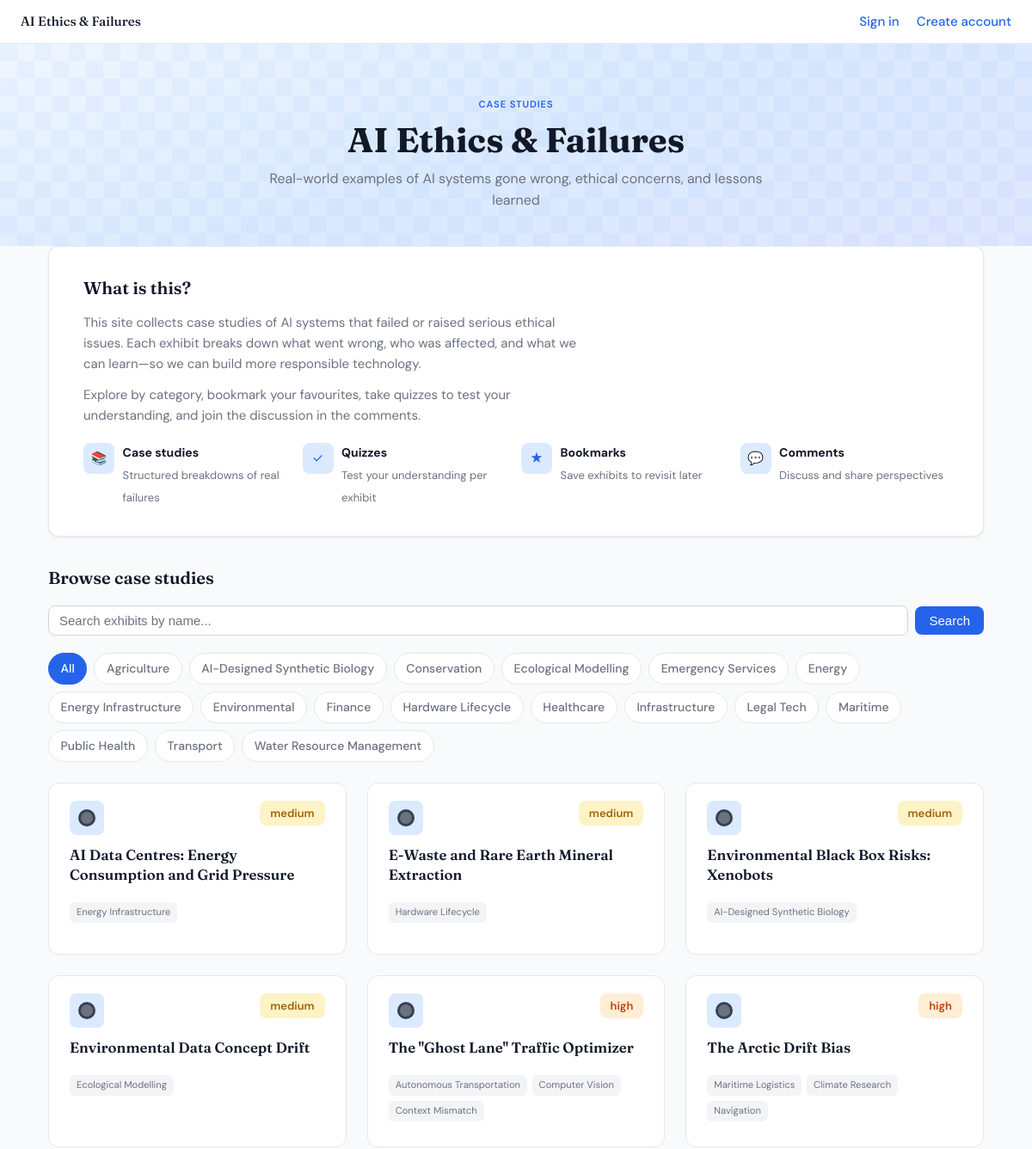
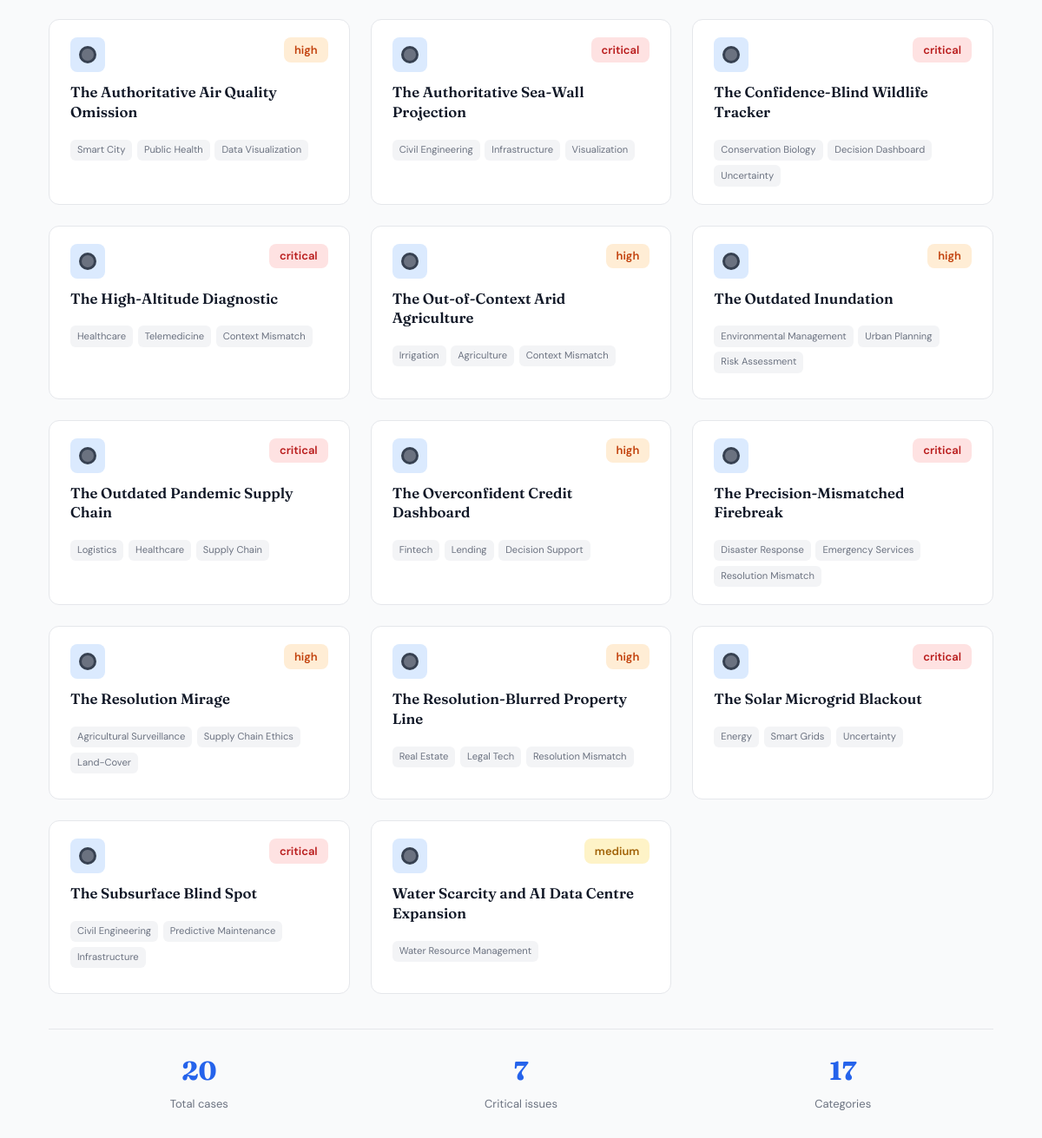
The page / on the database its author committed (2 pictures, top to bottom).
### exhibits/models.py (models this page shows, shortened)
class Exhibit(models.Model):
    title = models.CharField(max_length=200)
    domain = models.CharField(max_length=100)
    deployment_context = models.TextField()
    intended_use = models.TextField()
    system_type = models.CharField(max_length=100)
    inputs_and_assumptions = models.TextField()
    outputs_presented = models.TextField()
    failure_description = models.TextField()
    detection_method = models.TextField()
    affected_parties = models.TextField()
    contributing_factors = models.TextField()
    lessons_learned = models.TextField()
    image = models.ImageField(upload_to='exhibits/images/', blank=True, null=True, help_text="Image representing this exhibit")
    image_reference = models.CharField(max_length=200, blank=True, null=True, help_text="Reference/attribution for the image")
    supporting_artefacts = models.JSONField(default=list, blank=True, help_text="List of supporting artefact links")
    data_issues = models.TextField(blank=True, help_text="Data-related issues that contributed to the failure")
    technical_choices = models.TextField(blank=True, help_text="Technical choices that contributed to the failure")
    organizational_factors = models.TextField(blank=True, help_text="Organizational and governance factors")
    timeline = models.TextField(blank=True, help_text="Timeline of failure and aftermath")
    created_at = models.DateTimeField(auto_now_add=True)

### exhibits/views.py (the view, shortened to what this page needs)
# urls.py: 2. Add a URL to urlpatterns:  path('', views.home, name='home')
def home(request):
    exhibits = list(Exhibit.objects.all().order_by("title"))
    selected_category = (request.GET.get("category") or "all").strip()
    search_query = (request.GET.get("q") or "").strip()
    user_scores_by_exhibit_id = {}
    bookmarked_exhibit_ids = set()
    if request.user.is_authenticated:
        user_scores = QuizScore.objects.filter(user=request.user)
        user_scores_by_exhibit_id = {qs.exhibit_id: qs for qs in user_scores}
        bookmarked_exhibit_ids = set(
            Bookmark.objects.filter(user=request.user).values_list("exhibit_id", flat=True)
        )
    for ex in exhibits:
        meta = EXHIBIT_MENU_META.get(ex.title)
        if meta:
            ex.menu_category = meta["category"]
            ex.menu_severity = meta["severity"]
            ex.menu_categories = meta["categories"]
        else:
            ex.menu_category = ex.domain or "Other"
            ex.menu_severity = "medium"
            ex.menu_categories = [ex.domain] if ex.domain else []
        quiz_score = user_scores_by_exhibit_id.get(ex.id)
        ex.user_quiz_score = None
        ex.user_quiz_badge = None
        ex.user_quiz_badge_level = None
        ex.user_quiz_dot_level = "none"  # for score dot: none | bronze | silver | gold
        ex.is_bookmarked = ex.id in bookmarked_exhibit_ids
    base_categories = sorted({ex.menu_category for ex in exhibits if ex.menu_category}, key=str.lower)
    categories = ["all"]
    if request.user.is_authenticated and bookmarked_exhibit_ids:
        categories.append("bookmarks")
    categories.extend(base_categories)
    total_count = len(exhibits)
    critical_count = sum(1 for ex in exhibits if ex.menu_severity == "critical")
    category_count = len(categories) - 1  # exclude 'all'
    if selected_category == "bookmarks" and request.user.is_authenticated:
        exhibits = [ex for ex in exhibits if ex.id in bookmarked_exhibit_ids]
    elif selected_category != "all":
        exhibits = [ex for ex in exhibits if ex.menu_category == selected_category]
    if search_query:
        q_lower = search_query.lower()
        exhibits = [ex for ex in exhibits if q_lower in (ex.title or "").lower()]
    return render(request, "exhibits/home.html", {
        "exhibits": exhibits,
        "categories": categories,
        "selected_category": selected_category,
        "total_count": total_count,
        "critical_count": critical_count,
        "category_count": category_count,
        "search_query": search_query,
    })

### exhibits/context_processors.py (called while the page is built)
def user_profile(request):
    if request.user.is_authenticated:
        from .models import UserProfile
        profile, _ = UserProfile.objects.get_or_create(user=request.user, defaults={"access_level": "user"})
        return {"user_profile": profile}
    return {"user_profile": None}

### exhibits/templates/exhibits/home.html (shortened to what this page needs)
{% extends "exhibits/base.html" %}
{% block content %}
    <header class="hero">
        <div class="hero-bg" aria-hidden="true"></div>
        <div class="hero-content">
            <span class="hero-badge">Case studies</span>
            <h1>AI Ethics &amp; Failures</h1>
            <p>Real-world examples of AI systems gone wrong, ethical concerns, and lessons learned</p>
        </div>
    </header>
    <div class="wrap">
        <section class="about-section" aria-labelledby="about-heading">
            <div class="about-card">
                <h2 id="about-heading">What is this?</h2>
                <p>This site collects case studies of AI systems that failed or raised serious ethical issues. Each exhibit breaks down what went wrong, who was affected, and what we can learn—so we can build more responsible technology.</p>
                <p>Explore by category, bookmark your favourites, take quizzes to test your understanding, and join the discussion in the comments.</p>
                <div class="about-features">
                    <div class="about-feature">
                        <div class="about-feature-icon">📚</div>
                        <div>
                            <strong>Case studies</strong>
                            <span>Structured breakdowns of real failures</span>
                        </div>
                    </div>
                    <div class="about-feature">
                        <div class="about-feature-icon">✓</div>
                        <div>
                            <strong>Quizzes</strong>
                            <span>Test your understanding per exhibit</span>
                        </div>
                    </div>
                    <div class="about-feature">
                        <div class="about-feature-icon">★</div>
                        <div>
                            <strong>Bookmarks</strong>
                            <span>Save exhibits to revisit later</span>
                        </div>
                    </div>
                    <div class="about-feature">
                        <div class="about-feature-icon">💬</div>
                        <div>
                            <strong>Comments</strong>
                            <span>Discuss and share perspectives</span>
                        </div>
                    </div>
                </div>
            </div>
        </section>
        <section aria-labelledby="browse-heading">
            <h2 id="browse-heading" class="section-title">Browse case studies</h2>
            <div class="search-wrap">
                <form method="get" class="search-form">
                    <input
                        type="text"
                        name="q"
                        value="{{ search_query }}"
                        placeholder="Search exhibits by name..."
                        aria-label="Search exhibits"
                    />
                    <button type="submit">Search</button>
                </form>
            </div>
            <nav class="tabs" role="tablist" aria-label="Filter by category">
                {% for cat in categories %}
                    <a href="?category={{ cat|urlencode }}{% if search_query %}&amp;q={{ search_query|urlencode }}{% endif %}"
                       class="{% if selected_category == cat %}active{% endif %}"
                       role="tab">
                        {% if cat == "all" %}All
                        {% elif cat == "bookmarks" %}★ Bookmarks
                        {% else %}{{ cat }}{% endif %}
                    </a>
                {% endfor %}
            </nav>
            <div class="grid">
                {% for exhibit in exhibits %}
                    <a href="{% url 'exhibits:detail' exhibit.id %}" class="card">
                        <div class="card-header">
                            <div class="card-top">
                                <div class="card-top-left">
                                    <div class="card-icon" aria-hidden="true">
                                        <span class="exhibit-dot exhibit-dot-{{ exhibit.user_quiz_dot_level }}" aria-hidden="true"></span>
                                    </div>
                                </div>
                                <div class="card-top-right">
                                    <span class="badge badge-{{ exhibit.menu_severity }}">{{ exhibit.menu_severity }}</span>
                                </div>
                            </div>
                            <h3 class="card-title">{{ exhibit.title }}</h3>
                            <div class="card-tags">
                                {% for tag in exhibit.menu_categories %}
                                    <span class="tag">{{ tag }}</span>
                                {% endfor %}
                            </div>
                        </div>
                    </a>
                {% empty %}
                    <div class="empty">
                        <p>No case studies match this filter. Try another category or search.</p>
                    </div>
                {% endfor %}
            </div>
        </section>
        <div class="footer-stats">
            <div class="footer-grid">
                <div class="footer-stat">
                    <div class="num">{{ total_count }}</div>
                    <div class="label">Total cases</div>
                </div>
                <div class="footer-stat">
                    <div class="num">{{ critical_count }}</div>
                    <div class="label">Critical issues</div>
                </div>
                <div class="footer-stat">
                    <div class="num">{{ category_count }}</div>
                    <div class="label">Categories</div>
                </div>
            </div>
        </div>
    </div>
{% endblock %}

### rows shown on the page
Exhibit: categories "AI-Designed Synthetic Biology", menu_severity "medium", title "Environmental Black Box Risks: Xenobots", menu_categories "AI-Designed Synthetic Biology"
Exhibit: categories "Ecological Modelling", menu_severity "medium", title "Environmental Data Concept Drift", menu_categories "Ecological Modelling"
Exhibit: categories "Energy Infrastructure", menu_severity "medium", title "AI Data Centres: Energy Consumption and Grid Pressure", menu_categories "Energy Infrastructure"
Exhibit: categories "Hardware Lifecycle", menu_severity "medium", title "E-Waste and Rare Earth Mineral Extraction", menu_categories "Hardware Lifecycle"
Exhibit: categories "Water Resource Management", menu_severity "medium", title "Water Scarcity and AI Data Centre Expansion", menu_categories "Water Resource Management"
Exhibit: menu_severity "high", title "The \"Ghost Lane\" Traffic Optimizer", menu_categories "Autonomous Transportation" "Computer Vision" "Context Mismatch"
Exhibit: menu_severity "high", title "The Arctic Drift Bias", menu_categories "Maritime Logistics" "Climate Research" "Navigation"
Exhibit: menu_severity "high", title "The Authoritative Air Quality Omission", menu_categories "Smart City" "Public Health" "Data Visualization"
Exhibit: menu_severity "critical", title "The Authoritative Sea-Wall Projection", menu_categories "Civil Engineering" "Infrastructure" "Visualization"
Exhibit: menu_severity "critical", title "The Confidence-Blind Wildlife Tracker", menu_categories "Conservation Biology" "Decision Dashboard" "Uncertainty"
Exhibit: menu_severity "critical", title "The High-Altitude Diagnostic", menu_categories "Healthcare" "Telemedicine" "Context Mismatch"
Exhibit: menu_severity "high", title "The Out-of-Context Arid Agriculture", menu_categories "Irrigation" "Agriculture" "Context Mismatch"
Exhibit: menu_severity "high", title "The Outdated Inundation", menu_categories "Environmental Management" "Urban Planning" "Risk Assessment"
Exhibit: menu_severity "critical", title "The Outdated Pandemic Supply Chain", menu_categories "Logistics" "Healthcare" "Supply Chain"
Exhibit: menu_severity "high", title "The Overconfident Credit Dashboard", menu_categories "Fintech" "Lending" "Decision Support"
Exhibit: menu_severity "critical", title "The Precision-Mismatched Firebreak", menu_categories "Disaster Response" "Emergency Services" "Resolution Mismatch"
Exhibit: menu_severity "high", title "The Resolution Mirage", menu_categories "Agricultural Surveillance" "Supply Chain Ethics" "Land-Cover"
Exhibit: menu_severity "high", title "The Resolution-Blurred Property Line", menu_categories "Real Estate" "Legal Tech" "Resolution Mismatch"
Exhibit: menu_severity "critical", title "The Solar Microgrid Blackout", menu_categories "Energy" "Smart Grids" "Uncertainty"
Exhibit: menu_severity "critical", title "The Subsurface Blind Spot", menu_categories "Civil Engineering" "Predictive Maintenance" "Infrastructure"

### other values the page prints
{{ cat }} "Agriculture" "Conservation" "Emergency Services" "Energy" "Environmental" "Finance" "Healthcare" "Infrastructure" "Legal Tech" "Maritime" "Public Health" "Transport"
{{ total_count }} "20"
{{ critical_count }} "7"
{{ category_count }} "17"
